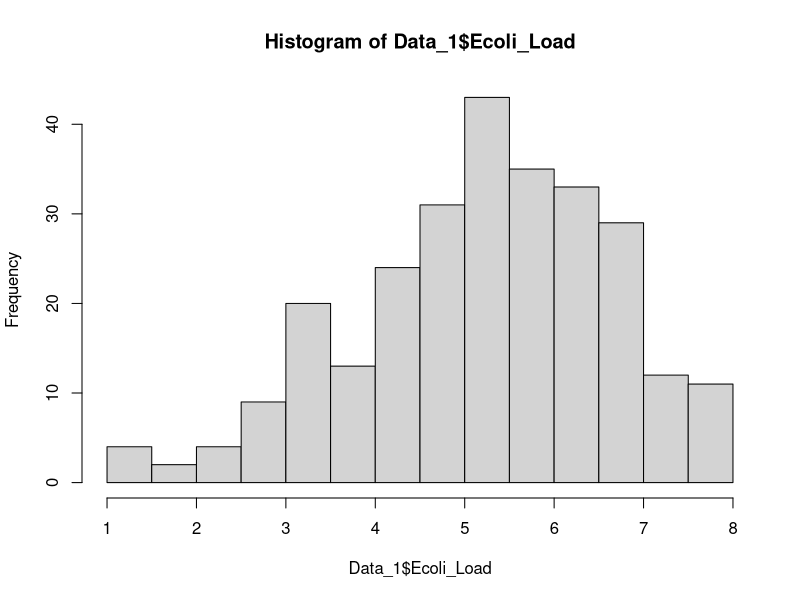
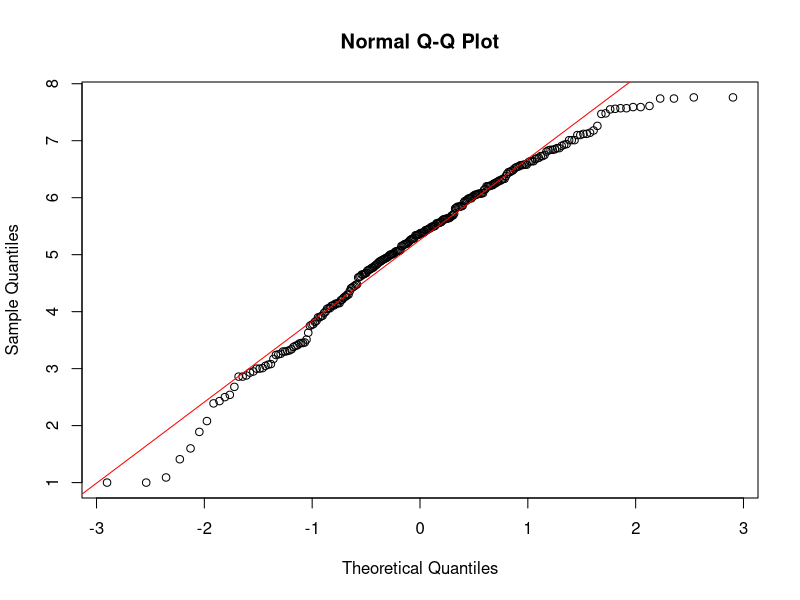
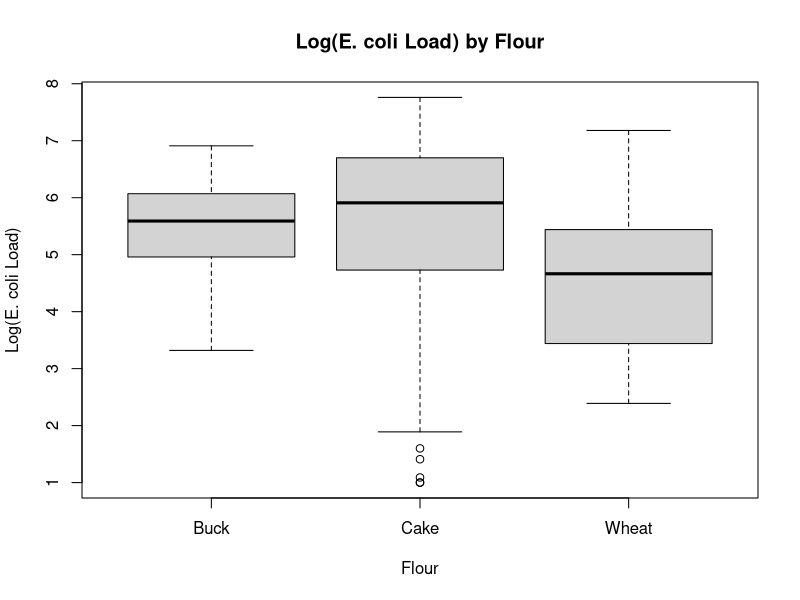
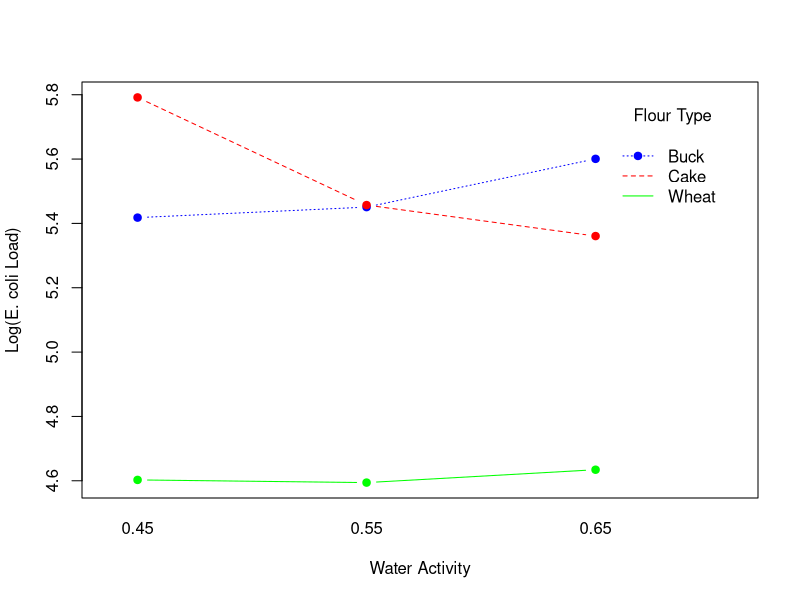
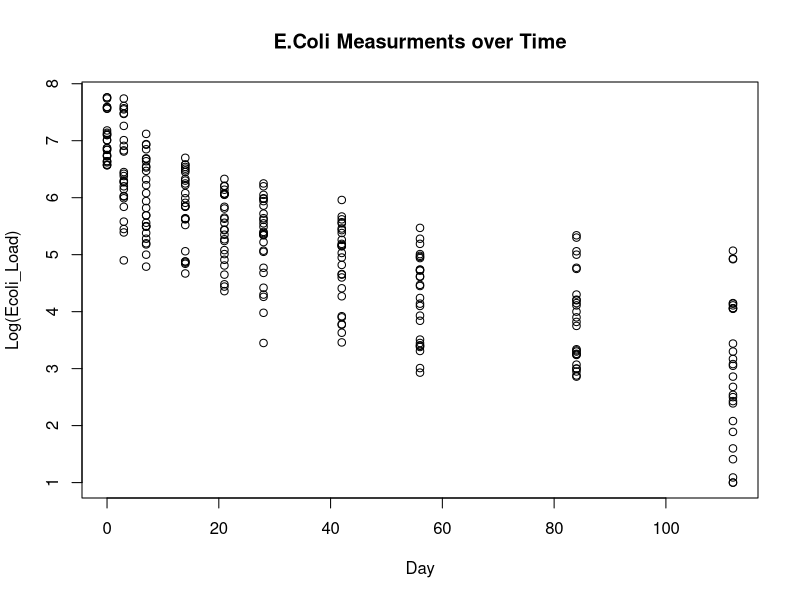
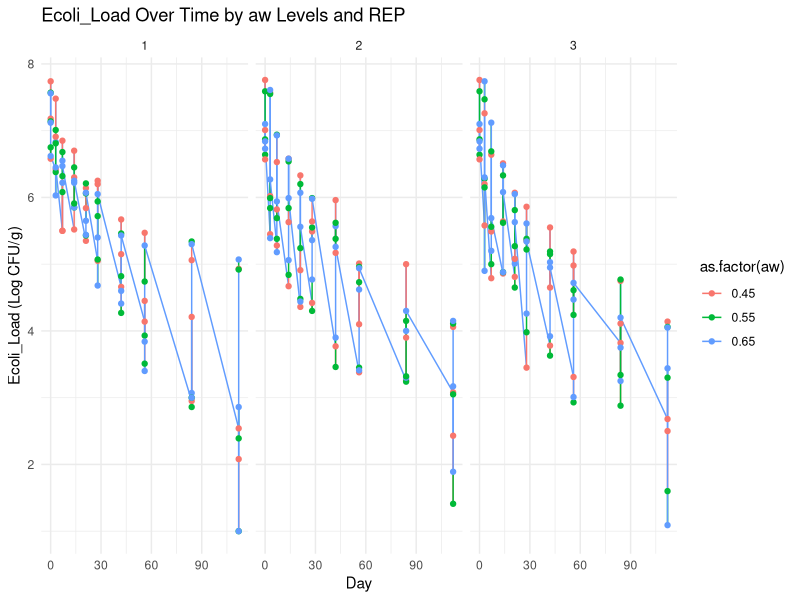

The R source for these figures, in order: (Note: this script raises an error after producing the figures.)
## ---- chunk 1
#| echo: false
Data_1 <- read.csv("Data-1.csv")
hist(Data_1$Ecoli_Load)
qqnorm(Data_1$Ecoli_Load)
qqline(Data_1$Ecoli_Load, col = "red")


## ---- chunk 2
#| echo: false
# Load the dataset first

Data_1 <- read.csv("Data-1.csv")


suppressPackageStartupMessages(library(dplyr))
#Data_1 %>%
#  group_by(Flour) %>%
#  summarise(
#    Mean_Ecoli_Load = mean(Ecoli_Load, na.rm = TRUE),
#    Median_Ecoli_Load = median(Ecoli_Load, na.rm = TRUE),
#    SD_Ecoli_Load = sd(Ecoli_Load, na.rm = TRUE)
#  )
boxplot(Ecoli_Load ~ Flour, data = Data_1, main="Log(E. coli Load) by Flour", xlab="Flour", ylab="Log(E. coli Load)")

## ---- chunk 3
#| echo: false
aov_results <- aov(Ecoli_Load ~ Flour, data = Data_1,)
summary(aov_results)

## ---- chunk 4
#| echo: false
TukeyHSD(aov_results)

## ---- chunk 5
#| echo: false
interaction.plot(x.factor = Data_1$aw,
                 trace.factor = Data_1$Flour,
                 response = Data_1$Ecoli_Load,
                 type = "b",
                 legend = TRUE,
                 xlab = "Water Activity",
                 ylab = "Log(E. coli Load)",
                 trace.label = "Flour Type",
                 col = c("blue", "red", "green"),
                 pch = 19)

## ---- chunk 6
#| echo: false
plot(x=Data_1$Day, y=Data_1$Ecoli_Load, xlab = "Day", ylab = "Log(Ecoli_Load)", main = "E.Coli Measurments over Time")

## ---- chunk 7
#| echo: false
#  Line Graph for Ecoli_Load over time (Days) for each 'aw' and 'REP'
suppressPackageStartupMessages(library(ggplot2))
lineplot_gg <- ggplot(Data_1, aes(x = Day, y = Ecoli_Load, color = as.factor(aw), group = REP)) +
  geom_line() +
  geom_point() +
  facet_wrap(~ REP) +  # Separate lines for each replicate
  ggtitle("Ecoli_Load Over Time by aw Levels and REP") +
  xlab("Day") +
  ylab("Ecoli_Load (Log CFU/g)") +
  theme_minimal()

print(lineplot_gg)
## ---- chunk 8
#| echo: false
# Define observed values from the data
observed_values <- Data_1$Ecoli_Load  # Assuming Data_1 is your data frame and Ecoli_Load is the response variable

fitted_values2 <- fitted(interaction_mixed2)
residuals2 <- residuals(interaction_mixed2)

# Set up the plotting area to have 2 rows and 2 columns
par(mfrow=c(2, 2))
par(mar = c(4, 4, 2, 1))
# Plot 1: Residuals vs. Fitted Values
plot(fitted_values2, residuals2, main="Residuals vs Fitted Values", xlab="Fitted Values", ylab="Residuals")
abline(h=0, col="red")

# Plot 2: Q-Q Plot of Residuals
qqnorm(residuals2, main="Q-Q Plot of Residuals")
qqline(residuals2, col = "red")

# Plot 3: Histogram of Residuals
hist(residuals2, main="Histogram of Residuals", xlab="Residuals", breaks=20)

# Plot 4: Predicted vs. Observed Values
plot(observed_values, fitted_values2, main="Predicted vs Observed Values", xlab="Observed Values", ylab="Predicted Values")
abline(a=0, b=1, col="red")

# Reset plotting layout to default (optional)
par(mfrow=c(1, 1))
